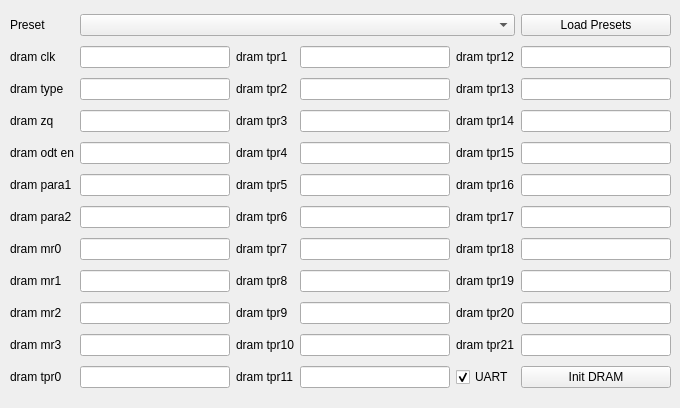
    <widget class="QWidget" name="dram_tab">
     <attribute name="title">
      <string>DRAM</string>
     </attribute>
     <widget class="QWidget" name="gridLayoutWidget_3">
      <property name="geometry">
       <rect>
        <x>10</x>
        <y>10</y>
        <width>661</width>
        <height>389</height>
       </rect>
      </property>
      <layout class="QGridLayout" name="gridLayout_3">
       <item row="1" column="5">
        <widget class="QLabel" name="dram_dram_tpr12_label">
         <property name="text">
          <string>dram tpr12</string>
         </property>
        </widget>
       </item>
       <item row="4" column="3">
        <widget class="QLabel" name="dram_dram_tpr4_label">
         <property name="text">
          <string>dram tpr4</string>
         </property>
        </widget>
       </item>
       <item row="9" column="5">
        <widget class="QLabel" name="dram_dram_tpr20_label">
         <property name="text">
          <string>dram tpr20</string>
         </property>
        </widget>
       </item>
       <item row="7" column="3">
        <widget class="QLabel" name="dram_dram_tpr7_label">
         <property name="text">
          <string>dram tpr7</string>
         </property>
        </widget>
       </item>
       <item row="3" column="5">
        <widget class="QLabel" name="dram_dram_tpr14_label">
         <property name="text">
          <string>dram tpr14</string>
         </property>
        </widget>
       </item>
       <item row="1" column="3">
        <widget class="QLabel" name="dram_dram_tpr1_label">
         <property name="text">
          <string>dram tpr1</string>
         </property>
        </widget>
       </item>
       <item row="6" column="6">
        <widget class="QLineEdit" name="dram_dram_tpr17_lineEdit"/>
       </item>
       <item row="7" column="0">
        <widget class="QLabel" name="dram_dram_mr0_label">
         <property name="text">
          <string>dram mr0</string>
         </property>
        </widget>
       </item>
       <item row="0" column="6">
        <widget class="QPushButton" name="dram_load_preset_pushButton">
         <property name="text">
          <string>Load Presets</string>
         </property>
        </widget>
       </item>
       <item row="8" column="0">
        <widget class="QLabel" name="dram_dram_mr1_label">
         <property name="text">
          <string>dram mr1</string>
         </property>
        </widget>
       </item>
       <item row="1" column="6">
        <widget class="QLineEdit" name="dram_dram_tpr12_lineEdit"/>
       </item>
       <item row="9" column="4">
        <widget class="QLineEdit" name="dram_dram_tpr9_lineEdit"/>
       </item>
       <item row="4" column="0">
        <widget class="QLabel" name="dram_dram_odt_en_label">
         <property name="text">
          <string>dram odt en</string>
         </property>
        </widget>
       </item>
       <item row="2" column="3">
        <widget class="QLabel" name="dram_dram_tpr2_label">
         <property name="text">
          <string>dram tpr2</string>
         </property>
        </widget>
       </item>
       <item row="11" column="3">
        <widget class="QLabel" name="dram_dram_tpr11_label">
         <property name="text">
          <string>dram tpr11</string>
         </property>
        </widget>
       </item>
       <item row="6" column="3">
        <widget class="QLabel" name="dram_dram_tpr6_label">
         <property name="text">
          <string>dram tpr6</string>
         </property>
        </widget>
       </item>
       <item row="10" column="6">
        <widget class="QLineEdit" name="dram_dram_tpr21_lineEdit"/>
       </item>
       <item row="8" column="4">
        <widget class="QLineEdit" name="dram_dram_tpr8_lineEdit"/>
       </item>
       <item row="5" column="3">
        <widget class="QLabel" name="dram_dram_tpr5_label">
         <property name="text">
          <string>dram tpr5</string>
         </property>
        </widget>
       </item>
       <item row="2" column="4">
        <widget class="QLineEdit" name="dram_dram_tpr2_lineEdit"/>
       </item>
       <item row="11" column="0">
        <widget class="QLabel" name="dram_dram_tpr0_label">
         <property name="text">
          <string>dram tpr0</string>
         </property>
        </widget>
       </item>
       <item row="7" column="2">
        <widget class="QLineEdit" name="dram_dram_mr0_lineEdit"/>
       </item>
       <item row="5" column="4">
        <widget class="QLineEdit" name="dram_dram_tpr5_lineEdit"/>
       </item>
       <item row="9" column="3">
        <widget class="QLabel" name="dram_dram_tpr9_label">
         <property name="text">
          <string>dram tpr9</string>
         </property>
        </widget>
       </item>
       <item row="4" column="5">
        <widget class="QLabel" name="dram_dram_tpr15_label">
         <property name="text">
          <string>dram tpr15</string>
         </property>
        </widget>
       </item>
       <item row="10" column="2">
        <widget class="QLineEdit" name="dram_dram_mr3_lineEdit"/>
       </item>
       <item row="5" column="0">
        <widget class="QLabel" name="dram_dram_para1_label">
         <property name="text">
          <string>dram para1</string>
         </property>
        </widget>
       </item>
       <item row="2" column="6">
        <widget class="QLineEdit" name="dram_dram_tpr13_lineEdit"/>
       </item>
       <item row="9" column="2">
        <widget class="QLineEdit" name="dram_dram_mr2_lineEdit"/>
       </item>
       <item row="10" column="0">
        <widget class="QLabel" name="dram_dram_mr3_label">
         <property name="text">
          <string>dram mr3</string>
         </property>
        </widget>
       </item>
       <item row="6" column="5">
        <widget class="QLabel" name="dram_dram_tpr17_label">
         <property name="text">
          <string>dram tpr17</string>
         </property>
        </widget>
       </item>
       <item row="2" column="5">
        <widget class="QLabel" name="dram_dram_tpr13_label">
         <property name="text">
          <string>dram tpr13</string>
         </property>
        </widget>
       </item>
       <item row="8" column="2">
        <widget class="QLineEdit" name="dram_dram_mr1_lineEdit"/>
       </item>
       <item row="2" column="0">
        <widget class="QLabel" name="dram_dram_type_label">
         <property name="text">
          <string>dram type</string>
         </property>
        </widget>
       </item>
       <item row="1" column="4">
        <widget class="QLineEdit" name="dram_dram_tpr1_lineEdit"/>
       </item>
       <item row="3" column="4">
        <widget class="QLineEdit" name="dram_dram_tpr3_lineEdit"/>
       </item>
       <item row="0" column="2" colspan="4">
        <widget class="QComboBox" name="dram_load_preset_comboBox"/>
       </item>
       <item row="5" column="2">
        <widget class="QLineEdit" name="dram_dram_para1_lineEdit"/>
       </item>
       <item row="4" column="6">
        <widget class="QLineEdit" name="dram_dram_tpr15_lineEdit"/>
       </item>
       <item row="11" column="4">
        <widget class="QLineEdit" name="dram_dram_tpr11_lineEdit"/>
       </item>
       <item row="9" column="0">
        <widget class="QLabel" name="dram_dram_mr2_label">
         <property name="text">
          <string>dram mr2</string>
         </property>
        </widget>
       </item>
       <item row="11" column="5">
        <widget class="QCheckBox" name="dram_init_dram_uart_checkbox">
         <property name="text">
          <string>UART</string>
         </property>
         <property name="checked">
          <bool>true</bool>
         </property>
        </widget>
       </item>
       <item row="2" column="2">
        <widget class="QLineEdit" name="dram_dram_type_lineEdit"/>
       </item>
       <item row="6" column="0">
        <widget class="QLabel" name="dram_dram_para2_label">
         <property name="text">
          <string>dram para2</string>
         </property>
        </widget>
       </item>
       <item row="7" column="6">
        <widget class="QLineEdit" name="dram_dram_tpr18_lineEdit"/>
       </item>
       <item row="7" column="5">
        <widget class="QLabel" name="dram_dram_tpr18_label">
         <property name="text">
          <string>dram tpr18</string>
         </property>
        </widget>
       </item>
       <item row="0" column="0">
        <widget class="QLabel" name="dram_load_preset_label">
         <property name="text">
          <string>Preset</string>
         </property>
        </widget>
       </item>
       <item row="6" column="2">
        <widget class="QLineEdit" name="dram_dram_para2_lineEdit"/>
       </item>
       <item row="11" column="6">
        <widget class="QPushButton" name="dram_init_dram_btn">
         <property name="text">
          <string>Init DRAM</string>
         </property>
        </widget>
       </item>
       <item row="3" column="3">
        <widget class="QLabel" name="dram_dram_tpr3_label">
         <property name="text">
          <string>dram tpr3</string>
         </property>
        </widget>
       </item>
       <item row="4" column="4">
        <widget class="QLineEdit" name="dram_dram_tpr4_lineEdit"/>
       </item>
       <item row="5" column="5">
        <widget class="QLabel" name="dram_dram_tpr16_label">
         <property name="text">
          <string>dram tpr16</string>
         </property>
        </widget>
       </item>
       <item row="8" column="6">
        <widget class="QLineEdit" name="dram_dram_tpr19_lineEdit"/>
       </item>
       <item row="10" column="4">
        <widget class="QLineEdit" name="dram_dram_tpr10_lineEdit"/>
       </item>
       <item row="5" column="6">
        <widget class="QLineEdit" name="dram_dram_tpr16_lineEdit"/>
       </item>
       <item row="3" column="2">
        <widget class="QLineEdit" name="dram_dram_zq_lineEdit"/>
       </item>
       <item row="4" column="2">
        <widget class="QLineEdit" name="dram_dram_odt_en_lineEdit"/>
       </item>
       <item row="8" column="5">
        <widget class="QLabel" name="dram_dram_tpr19_label">
         <property name="text">
          <string>dram tpr19</string>
         </property>
        </widget>
       </item>
       <item row="6" column="4">
        <widget class="QLineEdit" name="dram_dram_tpr6_lineEdit"/>
       </item>
       <item row="11" column="2">
        <widget class="QLineEdit" name="dram_dram_tpr0_lineEdit"/>
       </item>
       <item row="3" column="0">
        <widget class="QLabel" name="dram_dram_zq_label">
         <property name="text">
          <string>dram zq</string>
         </property>
        </widget>
       </item>
       <item row="3" column="6">
        <widget class="QLineEdit" name="dram_dram_tpr14_lineEdit"/>
       </item>
       <item row="1" column="2">
        <widget class="QLineEdit" name="dram_dram_clk_lineEdit"/>
       </item>
       <item row="8" column="3">
        <widget class="QLabel" name="dram_dram_tpr8_label">
         <property name="text">
          <string>dram tpr8</string>
         </property>
        </widget>
       </item>
       <item row="1" column="0">
        <widget class="QLabel" name="dram_label_dram_clk">
         <property name="text">
          <string>dram clk</string>
         </property>
        </widget>
       </item>
       <item row="9" column="6">
        <widget class="QLineEdit" name="dram_dram_tpr20_lineEdit"/>
       </item>
       <item row="10" column="3">
        <widget class="QLabel" name="dram_dram_tpr10_label">
         <property name="text">
          <string>dram tpr10</string>
         </property>
        </widget>
       </item>
       <item row="7" column="4">
        <widget class="QLineEdit" name="dram_dram_tpr7_lineEdit"/>
       </item>
       <item row="10" column="5">
        <widget class="QLabel" name="dram_dram_tpr21_label">
         <property name="text">
          <string>dram tpr21</string>
         </property>
        </widget>
       </item>
      </layout>
     </widget>
    </widget>
